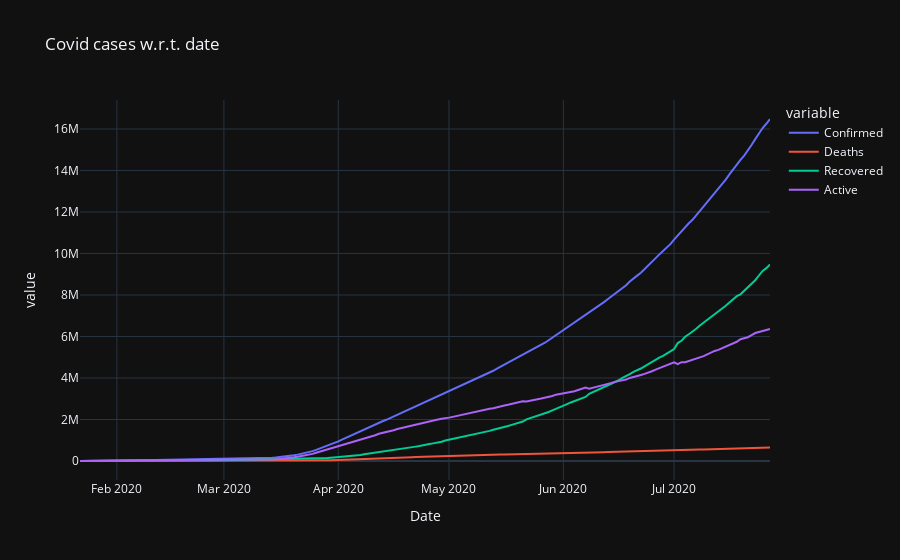

Source (notebook cell):
### Code cell
fig=px.line(day_wise,x="Date",y=["Confirmed","Deaths","Recovered","Active"],title="Covid cases w.r.t. date",template="plotly_dark")
fig.show()

### Figure 1 — Plotly figure (JSON) as saved in the notebook; plotly's stock layout.template omitted (floating-point values rounded to 4 significant figures; data arrays with more than 128 entries replaced by an {"elided": "..."} marker saying what was removed)
{"data": [{"hovertemplate": "variable=Confirmed<br>Date=%{x}<br>value=%{y}<extra></extra>", "legendgroup": "Confirmed", "line": {"color": "#636efa", "dash": "solid"}, "mode": "lines", "name": "Confirmed", "orientation": "v", "showlegend": true, "type": "scatter", "x": {"elided": "188 str values"}, "xaxis": "x", "y": {"elided": "188 int values"}, "yaxis": "y"}, {"hovertemplate": "variable=Deaths<br>Date=%{x}<br>value=%{y}<extra></extra>", "legendgroup": "Deaths", "line": {"color": "#EF553B", "dash": "solid"}, "mode": "lines", "name": "Deaths", "orientation": "v", "showlegend": true, "type": "scatter", "x": {"elided": "188 str values"}, "xaxis": "x", "y": {"elided": "188 int values"}, "yaxis": "y"}, {"hovertemplate": "variable=Recovered<br>Date=%{x}<br>value=%{y}<extra></extra>", "legendgroup": "Recovered", "line": {"color": "#00cc96", "dash": "solid"}, "mode": "lines", "name": "Recovered", "orientation": "v", "showlegend": true, "type": "scatter", "x": {"elided": "188 str values"}, "xaxis": "x", "y": {"elided": "188 int values"}, "yaxis": "y"}, {"hovertemplate": "variable=Active<br>Date=%{x}<br>value=%{y}<extra></extra>", "legendgroup": "Active", "line": {"color": "#ab63fa", "dash": "solid"}, "mode": "lines", "name": "Active", "orientation": "v", "showlegend": true, "type": "scatter", "x": {"elided": "188 str values"}, "xaxis": "x", "y": {"elided": "188 int values"}, "yaxis": "y"}], "layout": {"legend": {"title": {"text": "variable"}, "tracegroupgap": 0}, "title": {"text": "Covid cases w.r.t. date"}, "xaxis": {"anchor": "y", "domain": [0, 1], "title": {"text": "Date"}}, "yaxis": {"anchor": "x", "domain": [0, 1], "title": {"text": "value"}}}}
